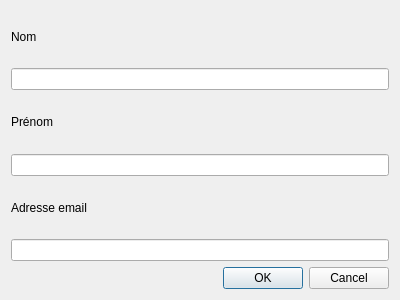
<?xml version="1.0" encoding="UTF-8"?>
<ui version="4.0">
 <class>AddContactDialog</class>
 <widget class="QDialog" name="AddContactDialog">
  <property name="geometry">
   <rect>
    <x>0</x>
    <y>0</y>
    <width>400</width>
    <height>300</height>
   </rect>
  </property>
  <property name="windowTitle">
   <string>Dialog</string>
  </property>
  <layout class="QGridLayout" name="gridLayout">
   <item row="0" column="0">
    <widget class="QLabel" name="label">
     <property name="text">
      <string>Nom</string>
     </property>
    </widget>
   </item>
   <item row="1" column="0">
    <widget class="QLineEdit" name="nom_input"/>
   </item>
   <item row="2" column="0">
    <widget class="QLabel" name="label_2">
     <property name="text">
      <string>Prénom</string>
     </property>
    </widget>
   </item>
   <item row="3" column="0">
    <widget class="QLineEdit" name="prenom_input"/>
   </item>
   <item row="4" column="0">
    <widget class="QLabel" name="label_3">
     <property name="text">
      <string>Adresse email</string>
     </property>
    </widget>
   </item>
   <item row="5" column="0">
    <widget class="QLineEdit" name="mail_input"/>
   </item>
   <item row="6" column="0">
    <widget class="QDialogButtonBox" name="buttonBox">
     <property name="orientation">
      <enum>Qt::Horizontal</enum>
     </property>
     <property name="standardButtons">
      <set>QDialogButtonBox::Cancel|QDialogButtonBox::Ok</set>
     </property>
    </widget>
   </item>
  </layout>
 </widget>
 <resources/>
 <connections>
  <connection>
   <sender>buttonBox</sender>
   <signal>accepted()</signal>
   <receiver>AddContactDialog</receiver>
   <slot>accept()</slot>
   <hints>
    <hint type="sourcelabel">
     <x>248</x>
     <y>254</y>
    </hint>
    <hint type="destinationlabel">
     <x>157</x>
     <y>274</y>
    </hint>
   </hints>
  </connection>
  <connection>
   <sender>buttonBox</sender>
   <signal>rejected()</signal>
   <receiver>AddContactDialog</receiver>
   <slot>reject()</slot>
   <hints>
    <hint type="sourcelabel">
     <x>316</x>
     <y>260</y>
    </hint>
    <hint type="destinationlabel">
     <x>286</x>
     <y>274</y>
    </hint>
   </hints>
  </connection>
 </connections>
</ui>
